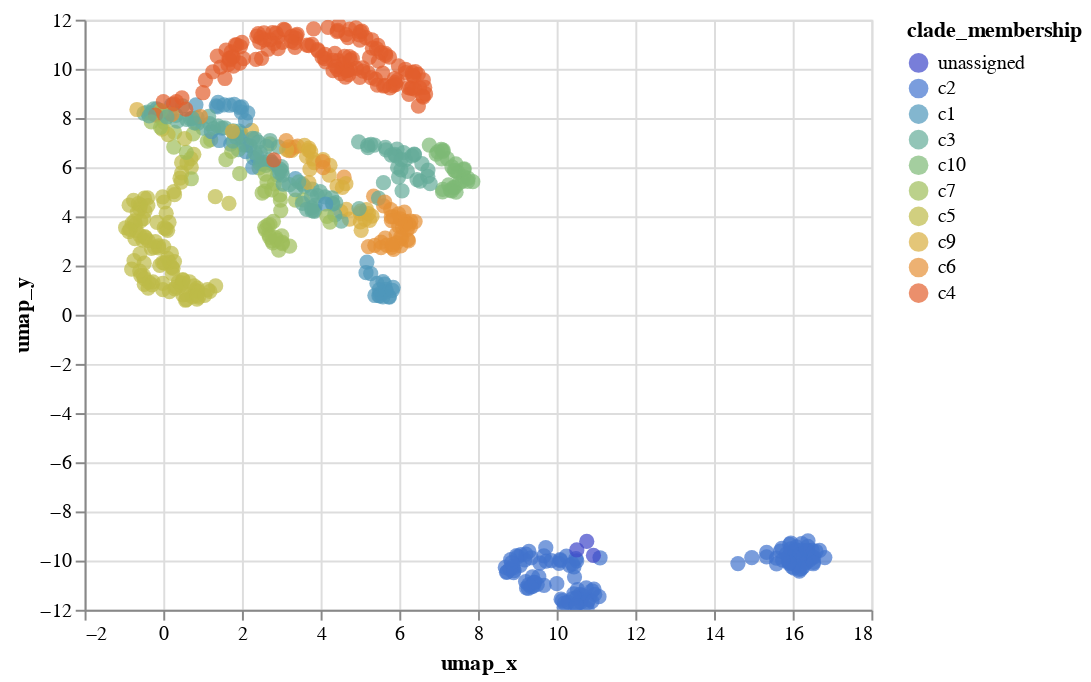

Notebook code cell kept with this figure:
### Code cell
scatterplot_with_tooltip_interactive(
    merged_umap_df,
    'umap_x',
    'umap_y',
    'umap_x',
    'umap_y',
    ['strain'],
    'clade_membership:N',
    domain,
    range_
)

### Figure 1 — Vega-Lite specification as saved in the notebook (floating-point values rounded to 4 significant figures; data arrays with more than 128 entries replaced by an {"elided": "..."} marker saying what was removed)
{"config": {"view": {"continuousWidth": 400, "continuousHeight": 300}}, "data": {"name": "data-5b125b6d08ce6efbaf9ef787e3b80561"}, "mark": {"type": "circle", "size": 60}, "encoding": {"color": {"type": "nominal", "field": "clade_membership", "scale": {"domain": ["unassigned", "c2", "c1", "c3", "c10", "c7", "c5", "c9", "c6", "c4"], "range": ["#3F47C9", "#4274CE", "#4F97BB", "#64AC99", "#7EB976", "#9EBE5A", "#BEBB48", "#D9AE3E", "#E69036", "#E35F2D", "#DB2823"]}}, "tooltip": [{"type": "nominal", "field": "strain"}], "x": {"type": "quantitative", "field": "umap_x", "title": "umap_x"}, "y": {"type": "quantitative", "field": "umap_y", "title": "umap_y"}}, "selection": {"selector017": {"type": "interval", "bind": "scales", "encodings": ["x", "y"]}}, "$schema": "https://vega.github.io/schema/vega-lite/v4.8.1.json", "datasets": {"data-5b125b6d08ce6efbaf9ef787e3b80561": {"elided": "674 records"}}}
